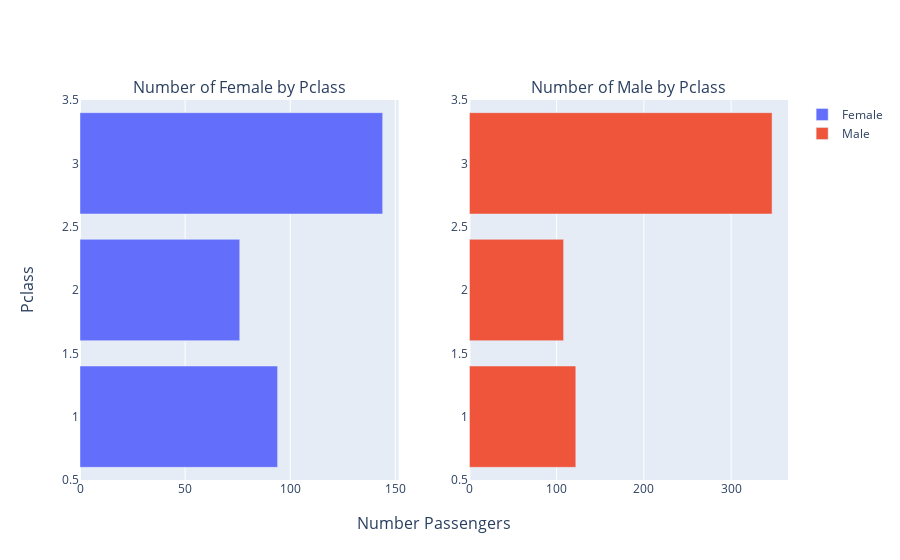

The notebook cell this image was saved under:
### Markdown cell above
Selanjutnya kita akan menampilkan tiap data tersebut dalam subplot yang terpisah.

### Code cell
fig = make_subplots(
    rows=1,                         # jumlah baris pada figura
    cols=2,                         # jumlah kolom pada figura
    x_title="Number Passengers",    # label pada sumbu x
    y_title="Pclass",               # label pada sumbu y
    subplot_titles= ['Number of Female by Pclass', 'Number of Male by Pclass']
)

# membuat barplot female
female_barplot = go.Bar(
    x = df_class_female['PassengerId'],     # sumbu x
    y = df_class_female['Pclass'],          # sumbu y
    orientation='h',                        # orientasi dari vertikal menjadi horizontal
    name='Female',                          # label
    hoverinfo='all'                         # menampilkan semua info saat dihover
)

# membuat barplot male
male_barplot = go.Bar(
    x = df_class_male['PassengerId'],               # sumbu x
    y = df_class_male['Pclass'],                    # sumbu y
    orientation='h',                                # orientasi dari vertikal menjadi horizontal
    name='Male',                                    # label
    hoverinfo='all'                                 # menampilkan semua info saat dihover
)

# menambahkan barplot female ke dalam figura
fig.add_trace(female_barplot, 1, 1)                 # female barplot pada baris 1 kolom ke-1

# menambahkan barplot male ke dalam figura
fig.add_trace(male_barplot, 1, 2)                   # male barplot pada baris 1 kolom ke-2

fig

### Figure 1 — Plotly figure (JSON) as saved in the notebook; plotly's stock layout.template omitted (floating-point values rounded to 4 significant figures)
{"data": [{"hoverinfo": "all", "name": "Female", "orientation": "h", "type": "bar", "x": [94, 76, 144], "xaxis": "x", "y": [1, 2, 3], "yaxis": "y"}, {"hoverinfo": "all", "name": "Male", "orientation": "h", "type": "bar", "x": [122, 108, 347], "xaxis": "x2", "y": [1, 2, 3], "yaxis": "y2"}], "layout": {"annotations": [{"font": {"size": 16}, "showarrow": false, "text": "Number of Female by Pclass", "x": 0.225, "xanchor": "center", "xref": "paper", "y": 1, "yanchor": "bottom", "yref": "paper"}, {"font": {"size": 16}, "showarrow": false, "text": "Number of Male by Pclass", "x": 0.775, "xanchor": "center", "xref": "paper", "y": 1, "yanchor": "bottom", "yref": "paper"}, {"font": {"size": 16}, "showarrow": false, "text": "Number Passengers", "x": 0.5, "xanchor": "center", "xref": "paper", "y": 0, "yanchor": "top", "yref": "paper", "yshift": -30}, {"font": {"size": 16}, "showarrow": false, "text": "Pclass", "textangle": -90, "x": 0, "xanchor": "right", "xref": "paper", "xshift": -40, "y": 0.5, "yanchor": "middle", "yref": "paper"}], "xaxis": {"anchor": "y", "domain": [0, 0.45]}, "xaxis2": {"anchor": "y2", "domain": [0.55, 1]}, "yaxis": {"anchor": "x", "domain": [0, 1]}, "yaxis2": {"anchor": "x2", "domain": [0, 1]}}}
